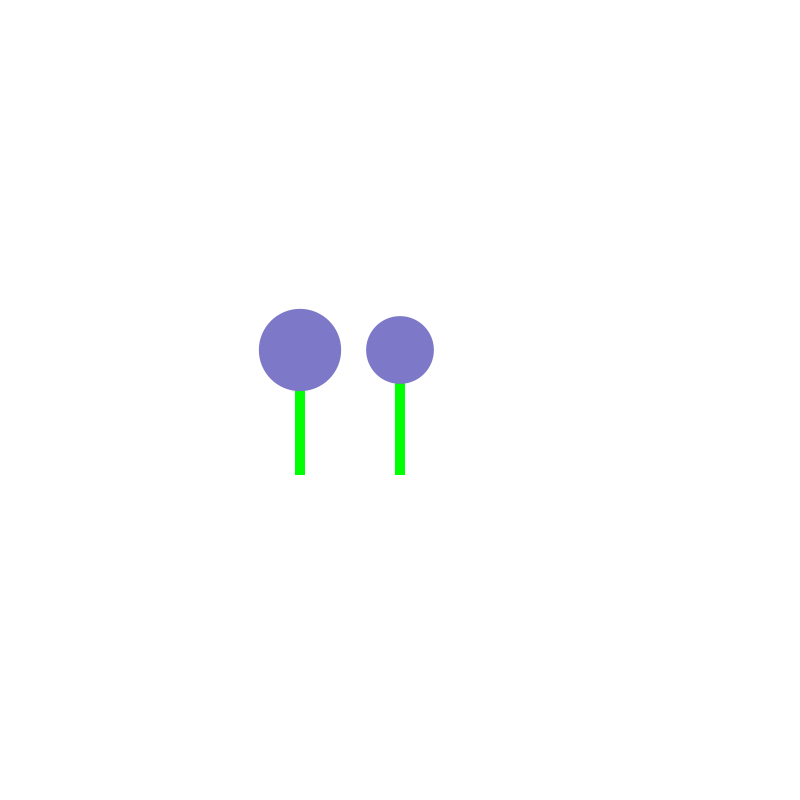
Frame 1 (no input)
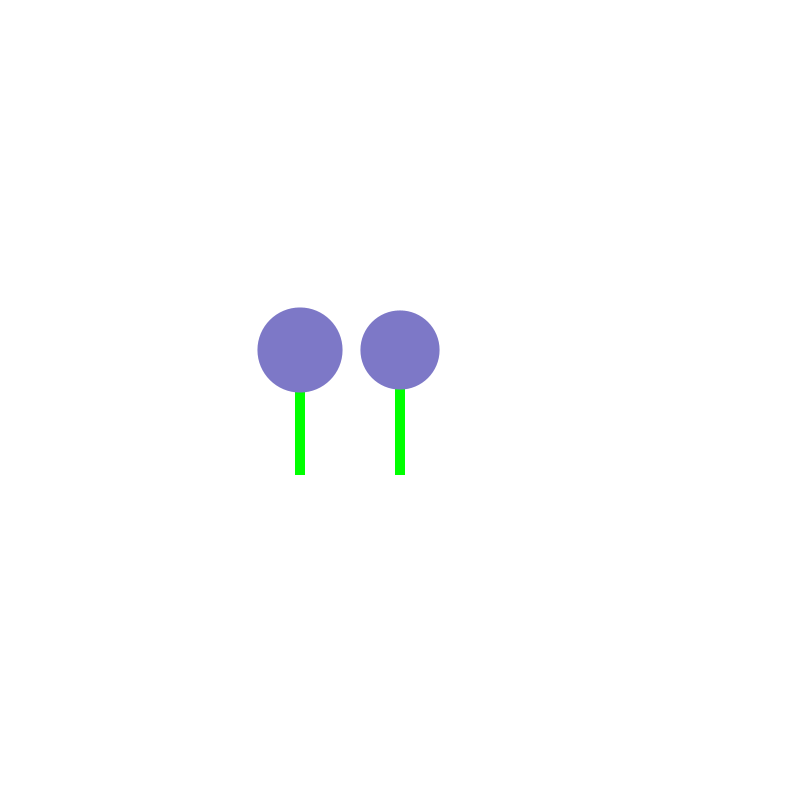
Frame 60 (the mouse pressed at the canvas centre just before this capture)
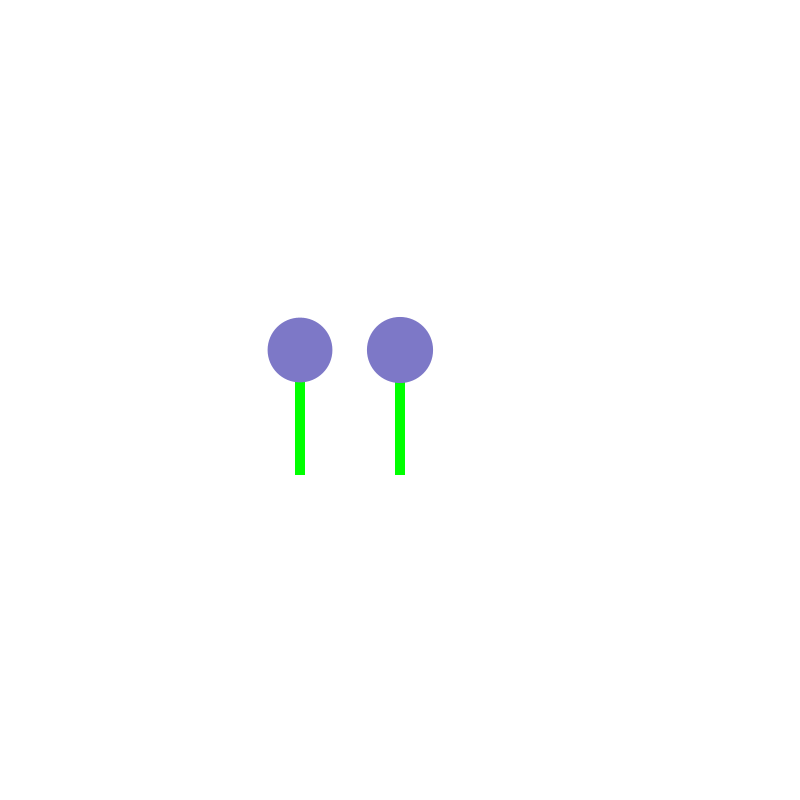
Frame 120 (the mouse held since frame 60 and released just before this capture)

The Processing sketch that drew these frames (run headless with seeded random() and noise(); from frame 60 on, the mouse is pressed at the canvas centre):

// Processing sketch: Random_Lollipop
// ── Random_Lollipop.pde
int mta = 10;
String hi = "hi";
int posx = 0;







void setup()
{
  size(800,800);
    background(255,255,255);
    frameRate(5);
    noStroke();
  smooth();


    
  
}

void draw() {
  

   background(255,255,255);  
   
    rectMode(CENTER);
    fill(0,255,0);
    rect(300,400,10,150);
    
    rectMode(CENTER);
    fill(0,255,0);
    rect(400,400,10,150);
    
   
    float r=random(50,100);
    
    fill(125,120,199);
    ellipse(300,350,r,r);
    
    
    float e=random(60,90);
   
    fill(125,120,199);
    ellipse(400,350,e,e);  








println(mouseX);
//println(mouseY);

  
}

  
